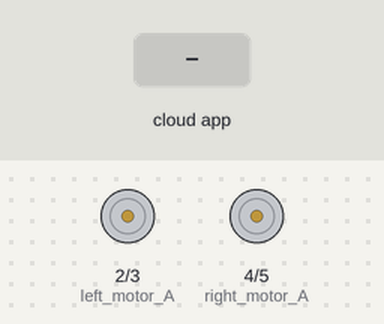
The sketch below on a simulated Arduino Uno, built with avr-gcc and run on an emulated ATmega328P. Parts: motor-driver pin pairs drawn as motors (green arrow = first pin HIGH = forward, orange = second pin HIGH = backward, longer = more drive). The test bench sets the inputs (shaded band). The RemoteXY app is connected.

Above: at 1.2 s.
1.3 s: the phone or cloud app sets joystick_1_x to -100
At 2.2 s:
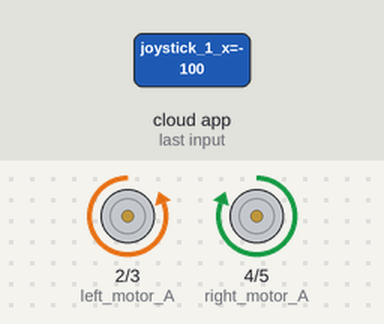
2.8 s: the phone or cloud app sets joystick_1_y to 100
At 3.6 s:
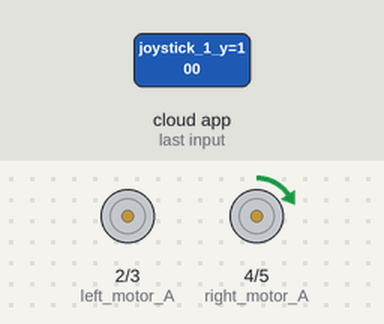
4.3 s: the phone or cloud app sets joystick_1_x to 0
At 5.5 s:
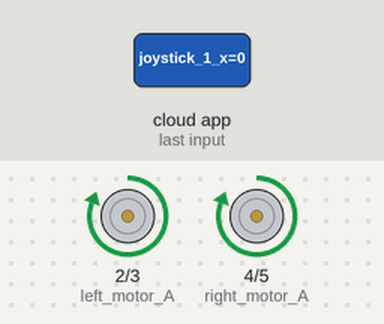
5.8 s: the phone or cloud app sets joystick_1_y to -100
At 6.8 s:
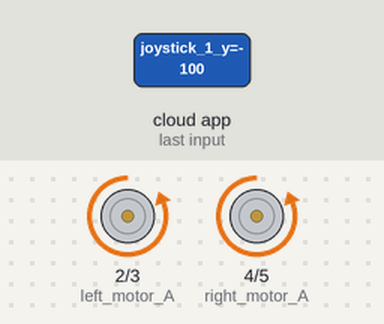
7.3 s: the phone or cloud app sets joystick_1_x to 100
At 7.9 s:
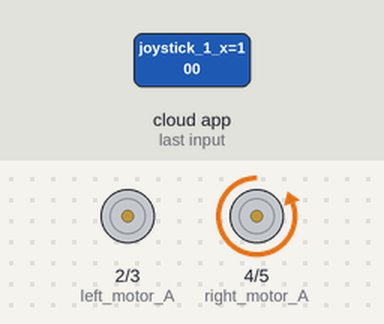
8.8 s: the phone or cloud app sets joystick_1_y to 0
At 9.1 s:
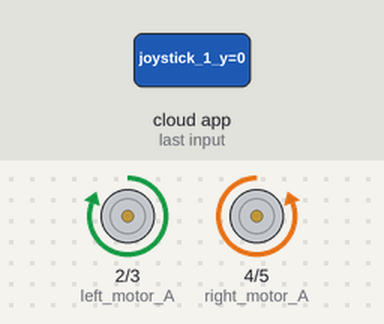
Timing chart, 0 to 11.3 s (numbered marks = the images above; inputs shaded):
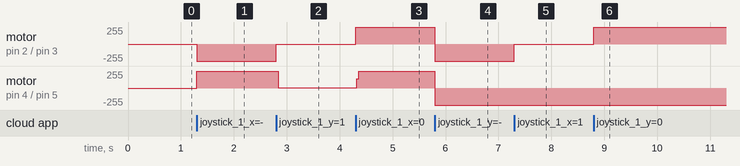

The sketch:

bluetooth_smartphonecontroll_robot_work.ino
```cpp
// (licence header left out)
//////////////////////////////////////////////
//        RemoteXY include library          //
//////////////////////////////////////////////

// RemoteXY select connection mode and include library
#define REMOTEXY_MODE__SOFTSERIAL
#include <SoftwareSerial.h>

#include <RemoteXY.h>

// RemoteXY connection settings
#define REMOTEXY_SERIAL_RX 11
#define REMOTEXY_SERIAL_TX 12
#define REMOTEXY_SERIAL_SPEED 9600


// RemoteXY configurate
#pragma pack(push, 1)
uint8_t RemoteXY_CONF[] =
  { 3,0,24,0,6,5,0,2,0,3
  ,3,18,7,2,79,78,0,79,70,70
  ,0,5,16,42,10,40,40,2 };

// this structure defines all the variables of your control interface
struct {

    // input variable
  uint8_t switch_1; // =1 if switch ON and =0 if OFF
  int8_t joystick_1_x; // =-100..100 x-coordinate joystick position
  int8_t joystick_1_y; // =-100..100 y-coordinate joystick position

    // other variable
  uint8_t connect_flag;  // =1 if wire connected, else =0

} RemoteXY;
#pragma pack(pop)

/////////////////////////////////////////////
//           END RemoteXY include          //
/////////////////////////////////////////////


//define right motor control pins
#define right_motor_A 4
#define right_motor_B 5
 //enable pin

//define left motor control pins
#define left_motor_A 2
#define left_motor_B 3
 //enable pin

//define two arrays with a list of pins for each motor
uint8_t RightMotor[2] = {right_motor_A, right_motor_B};
uint8_t LeftMotor[2] = {left_motor_A, left_motor_B};

//speed control of motors
void Wheel (uint8_t * motor, int v) // v = motor speed, motor = pointer to an array of pins
{
  if (v > 100) v=100;
  if (v < -100) v=-100;
  if (v > 0){

    digitalWrite (motor [0], HIGH);
    digitalWrite (motor [1], LOW);

  }
  else if ( v<0 ){

    digitalWrite (motor [0], LOW);
    digitalWrite (motor [1], HIGH);

  }
  else{
    digitalWrite (motor [0], LOW);
    digitalWrite (motor [1], LOW);
    analogWrite (motor [2], 0);
  }
}


void setup()
{
  RemoteXY_Init ();


  //initialization pins
  pinMode (right_motor_A, OUTPUT);
  pinMode (right_motor_B, OUTPUT);
  pinMode (left_motor_A, OUTPUT);
  pinMode (left_motor_B, OUTPUT);

}

void loop()
{
  RemoteXY_Handler ();


  //manage the right motor
  Wheel (RightMotor, RemoteXY.joystick_1_y - RemoteXY.joystick_1_x);
  Wheel (LeftMotor, RemoteXY.joystick_1_y + RemoteXY.joystick_1_x);


}
```

Measured:
- after the input at 1.3 s, motor on pin 2 (left_motor_A) / pin 3 (left_motor_B): stopped → backward 255/255 at once; motor on pin 4 (right_motor_A) / pin 5 (right_motor_B): stopped → forward 255/255 at once
- after the input at 2.8 s, motor on pin 2 (left_motor_A) / pin 3 (left_motor_B): backward 255/255 → stopped at once; motor on pin 4 (right_motor_A) / pin 5 (right_motor_B): forward 255/255 → forward 7/255 at once
- after the input at 4.3 s, motor on pin 2 (left_motor_A) / pin 3 (left_motor_B): stopped → forward 255/255 at once; motor on pin 4 (right_motor_A) / pin 5 (right_motor_B): forward 7/255 → forward 255/255 at once
- after the input at 5.8 s, motor on pin 2 (left_motor_A) / pin 3 (left_motor_B), motor on pin 4 (right_motor_A) / pin 5 (right_motor_B): forward 255/255 → backward 255/255 at once
- after the input at 7.3 s, motor on pin 2 (left_motor_A) / pin 3 (left_motor_B): backward 255/255 → stopped at once
- after the input at 8.8 s, motor on pin 2 (left_motor_A) / pin 3 (left_motor_B): stopped → forward 255/255 at once
